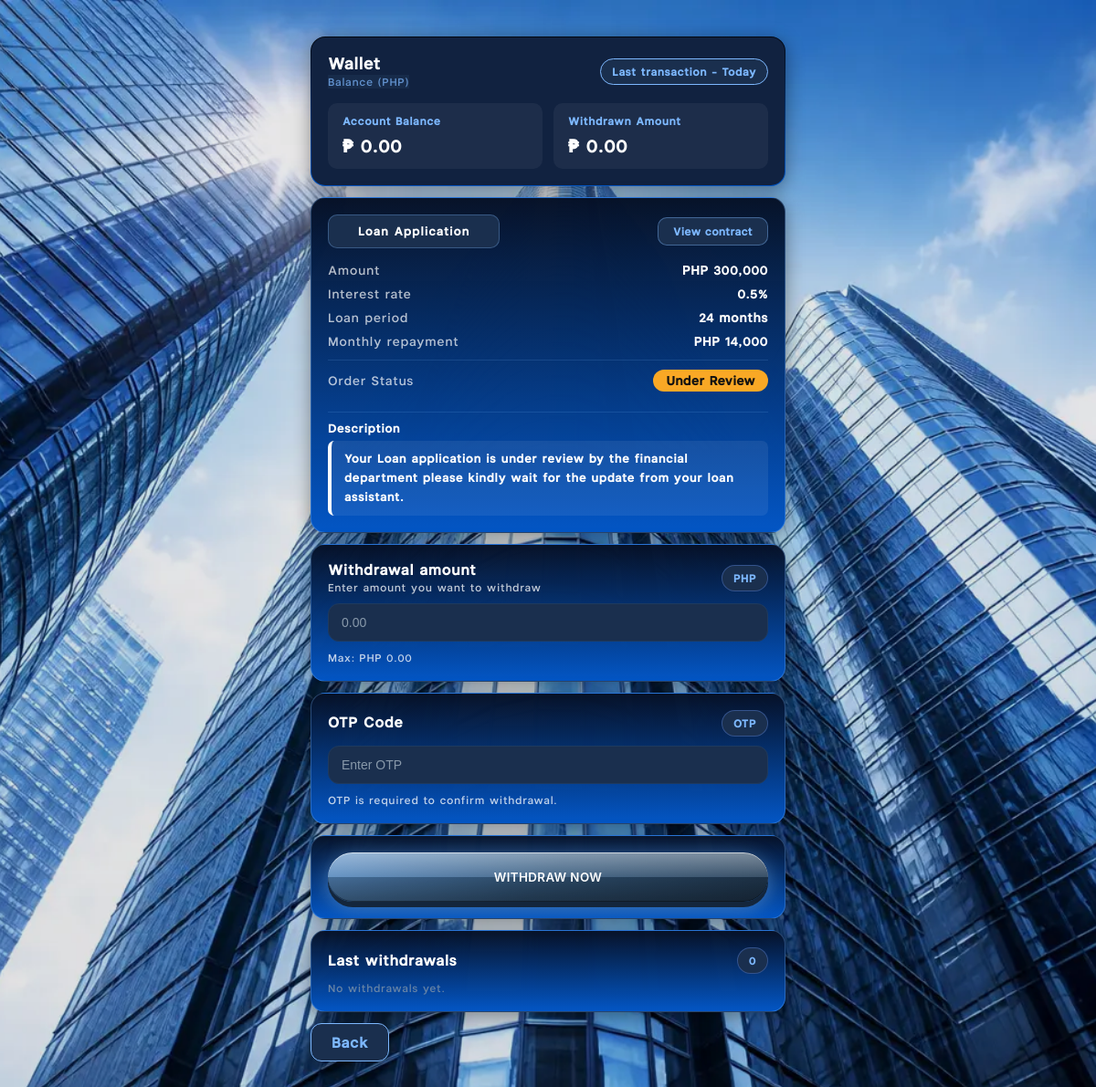
/wallet/ (signed in), run on an earlier commit of the app's database.
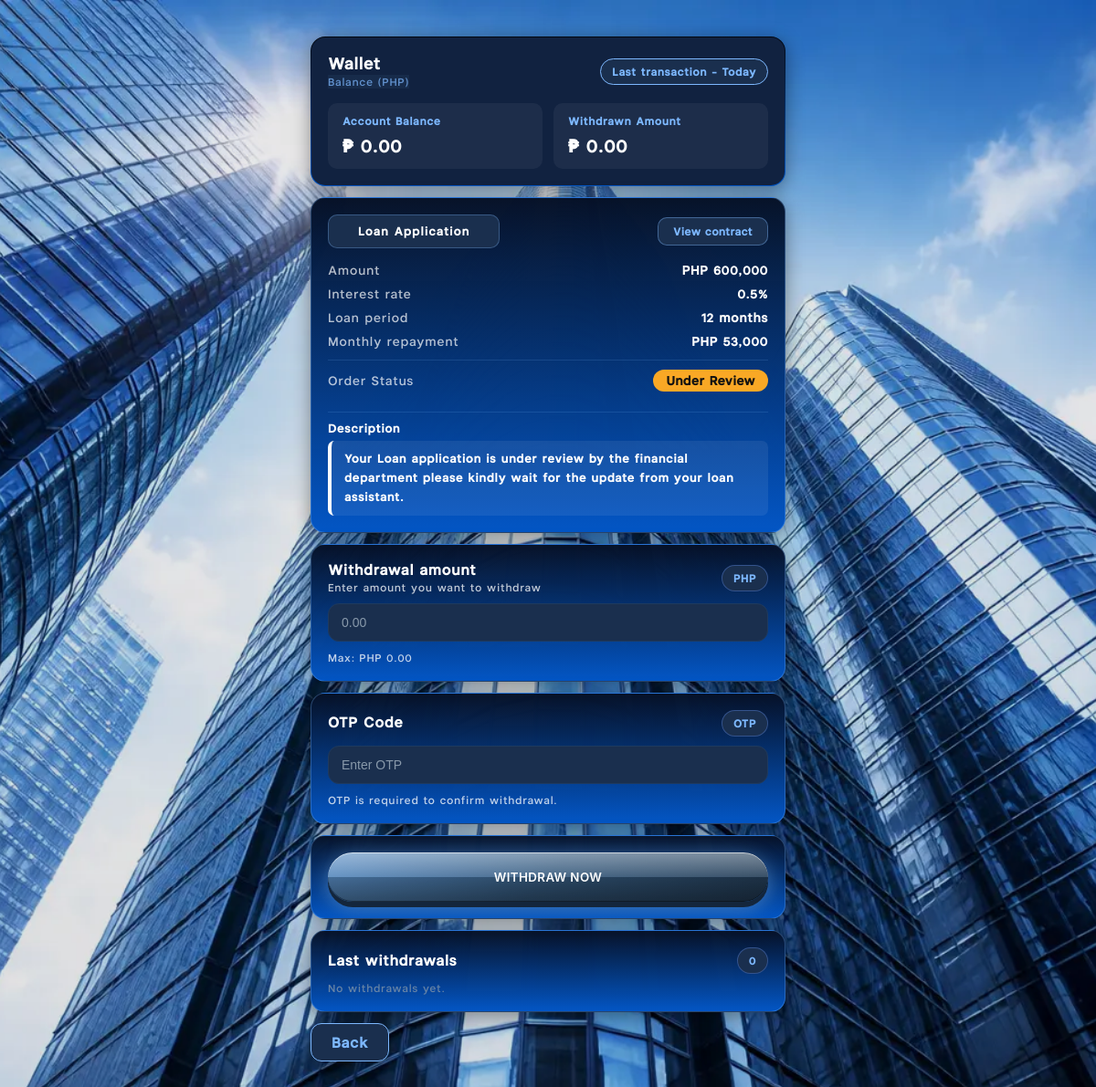
And on a later commit of the database.
### accounts/models.py (models this page shows, shortened)
class LoanApplication(models.Model):
    STATUS_CHOICES = [
        ("DRAFT", "Draft"),          # ✅ NEW
        ("PENDING", "Pending"),      # ✅ FIX (was "Paid")
        ("REVIEW", "In Review"),
        ("APPROVED", "Approved"),
        ("REJECTED", "Rejected"),
    ]
    PROGRESS_CHOICES = [
        ("LOAN_FORM", "Step 1: Loan Form"),
        ("PAYMENT_METHOD", "Step 2: Payment Method"),
        ("SUBMITTED", "Step 3: Submitted"),
    ]
    progress_step = models.CharField(
        max_length=30,
        choices=PROGRESS_CHOICES,
        default="LOAN_FORM",
        db_index=True,
    )
    user = models.ForeignKey(
        settings.AUTH_USER_MODEL,
        on_delete=models.CASCADE,
        related_name="loan_applications",
    )
    full_name = models.CharField(max_length=120)
    age = models.PositiveIntegerField()
    current_living = models.CharField(max_length=160)
    current_job = models.CharField(max_length=120, blank=True, default="")
    hometown = models.CharField(max_length=160)
    income = models.CharField(max_length=120, blank=True)
    monthly_expenses = models.CharField(max_length=120, blank=True)
    guarantor_contact = models.CharField(max_length=80)
    guarantor_current_living = models.CharField(max_length=160)
    identity_name = models.CharField(max_length=120)
    identity_number = models.CharField(max_length=80)
    income_proof = models.FileField(upload_to="income_proof/", blank=True, null=True)
    id_front = models.ImageField(upload_to="id_cards/", blank=True, null=True)
    id_back = models.ImageField(upload_to="id_cards/", blank=True, null=True)
    selfie_with_id = models.ImageField(upload_to="id_cards/", blank=True, null=True)
    signature_image = models.ImageField(upload_to="signatures/", blank=True, null=True)
    amount = models.DecimalField(max_digits=14, decimal_places=2, null=True, blank=True)
    term_months = models.PositiveIntegerField(null=True, blank=True)
    interest_rate_monthly = models.DecimalField(max_digits=10, decimal_places=6, null=True, blank=True)
    monthly_repayment = models.DecimalField(max_digits=14, decimal_places=2, null=True, blank=True)
    status = models.CharField(max_length=20, choices=STATUS_CHOICES, default="PENDING")
    created_at = models.DateTimeField(auto_now_add=True)
    approved_at = models.DateTimeField(null=True, blank=True)
    credited_to_balance = models.BooleanField(default=False)
    loan_purposes = models.JSONField(default=list, blank=True)

### accounts/views.py (the view)
# urls.py: path("wallet/", views.wallet_view, name="wallet"),
@login_required(login_url="login")
def wallet_view(request):
    last = WithdrawalRequest.objects.filter(user=request.user).order_by("-id").first()
    items = WithdrawalRequest.objects.filter(user=request.user).order_by("-id")[:20]
    total_withdrawn = WithdrawalRequest.objects.filter(user=request.user).exclude(status__in=["rejected", "paid", "payment_sent"]).aggregate(total=Sum("amount"))["total"] or 0
    loan = (
        LoanApplication.objects
        .filter(user=request.user)
        .exclude(status="DRAFT")
        .order_by("-id")
        .first()
    )
    loan_interest_pct = "0.5" if loan else None
    if loan and loan.amount and loan.term_months:
        _rate = Decimal("0.005")
        _total = loan.amount + (loan.amount * _rate * Decimal(loan.term_months))
        loan.monthly_repayment = _total / Decimal(loan.term_months)
    user = request.user
    status_color = getattr(user, "account_status", "ACTIVE")
    custom_label = getattr(user, "custom_status_label", "")
    if loan and loan.status in ["PENDING", "REVIEW"] and not custom_label and status_color == "ACTIVE":
        status_color = "UNDER_REVIEW"
        status_display = "Under Review"
    else:
        status_display = custom_label if custom_label.strip() else status_color.replace("_", " ").title()
    loan_within_5min = (
        loan and
        loan.status in ["PENDING", "REVIEW"] and
        loan.created_at and
        (timezone.now() - loan.created_at).total_seconds() < 300
    )
    return render(request, "wallet.html", {
        "last_withdrawal": last,
        "withdrawals": items,
        "total_withdrawn": total_withdrawn,
        "loan": loan,
        "loan_interest_pct": loan_interest_pct,
        "status_color": status_color,
        "status_display": status_display,
        "loan_within_5min": loan_within_5min,
    })

### templates/wallet.html (shortened to what the changed rows need)
{% extends "base.html" %}
{% load static humanize %}
{% block content %}
<div class="w-wrap ovelion">
  {% if loan %}
  <div class="cardx" id="loanStatusCard">
    <div style="display:flex; flex-direction:column; gap:10px; font-size:14px;">
      <div style="display:flex; justify-content:space-between; align-items:center;">
        <span style="opacity:0.7;">Amount</span>
        <span style="font-weight:700;">{% if loan.amount %}PHP {{ loan.amount|floatformat:0|intcomma }}{% else %}-{% endif %}</span>
      </div>
      <div style="display:flex; justify-content:space-between; align-items:center;">
        <span style="opacity:0.7;">Loan period</span>
        <span id="loanPeriod" style="font-weight:700;">{% if loan.term_months %}{{ loan.term_months }} months{% else %}-{% endif %}</span>
      </div>
      <div style="display:flex; justify-content:space-between; align-items:center;">
        <span style="opacity:0.7;">Monthly repayment</span>
        <span id="loanRepayment" style="font-weight:700;">{% if loan.monthly_repayment %}PHP {{ loan.monthly_repayment|floatformat:0|intcomma }}{% else %}-{% endif %}</span>
      </div>
    </div>
  </div>
  {% endif %}
</div>
{% endblock %}

What changed in the data, as far as the page shows it:
changed LoanApplication: amount "300,000" → "600,000"; term_months "24" → "12"; monthly_repayment "14,000" → "53,000"
